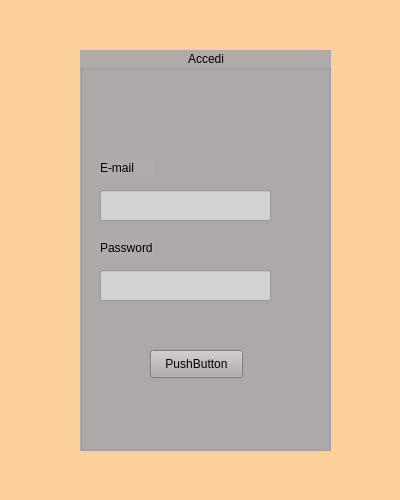
<?xml version="1.0" encoding="UTF-8"?>
<ui version="4.0">
 <class>Form</class>
 <widget class="QWidget" name="Form">
  <property name="windowModality">
   <enum>Qt::NonModal</enum>
  </property>
  <property name="geometry">
   <rect>
    <x>0</x>
    <y>0</y>
    <width>400</width>
    <height>500</height>
   </rect>
  </property>
  <property name="minimumSize">
   <size>
    <width>400</width>
    <height>500</height>
   </size>
  </property>
  <property name="maximumSize">
   <size>
    <width>400</width>
    <height>500</height>
   </size>
  </property>
  <property name="windowTitle">
   <string>Accesso</string>
  </property>
  <property name="styleSheet">
   <string notr="true">background-color: #FCD19C</string>
  </property>
  <widget class="QWidget" name="verticalLayoutWidget">
   <property name="geometry">
    <rect>
     <x>80</x>
     <y>50</y>
     <width>251</width>
     <height>401</height>
    </rect>
   </property>
   <layout class="QVBoxLayout" name="verticalLayout">
    <item>
     <widget class="QGroupBox" name="GPAccesso">
      <property name="styleSheet">
       <string notr="true">background-color: #b0abab</string>
      </property>
      <property name="title">
       <string>Accedi</string>
      </property>
      <property name="alignment">
       <set>Qt::AlignCenter</set>
      </property>
      <property name="flat">
       <bool>false</bool>
      </property>
      <property name="checkable">
       <bool>false</bool>
      </property>
      <widget class="QLabel" name="label">
       <property name="geometry">
        <rect>
         <x>20</x>
         <y>110</y>
         <width>55</width>
         <height>16</height>
        </rect>
       </property>
       <property name="text">
        <string>E-mail</string>
       </property>
      </widget>
      <widget class="QLabel" name="label_2">
       <property name="geometry">
        <rect>
         <x>20</x>
         <y>190</y>
         <width>55</width>
         <height>16</height>
        </rect>
       </property>
       <property name="text">
        <string>Password</string>
       </property>
      </widget>
      <widget class="QPushButton" name="loginButton">
       <property name="geometry">
        <rect>
         <x>70</x>
         <y>300</y>
         <width>93</width>
         <height>28</height>
        </rect>
       </property>
       <property name="text">
        <string>PushButton</string>
       </property>
      </widget>
      <widget class="QLineEdit" name="textEmail">
       <property name="geometry">
        <rect>
         <x>20</x>
         <y>140</y>
         <width>171</width>
         <height>31</height>
        </rect>
       </property>
       <property name="styleSheet">
        <string notr="true">background: lightgrey</string>
       </property>
      </widget>
      <widget class="QLineEdit" name="textPassword">
       <property name="geometry">
        <rect>
         <x>20</x>
         <y>220</y>
         <width>171</width>
         <height>31</height>
        </rect>
       </property>
       <property name="styleSheet">
        <string notr="true">background: lightgrey</string>
       </property>
      </widget>
     </widget>
    </item>
   </layout>
  </widget>
 </widget>
 <resources/>
 <connections/>
</ui>
